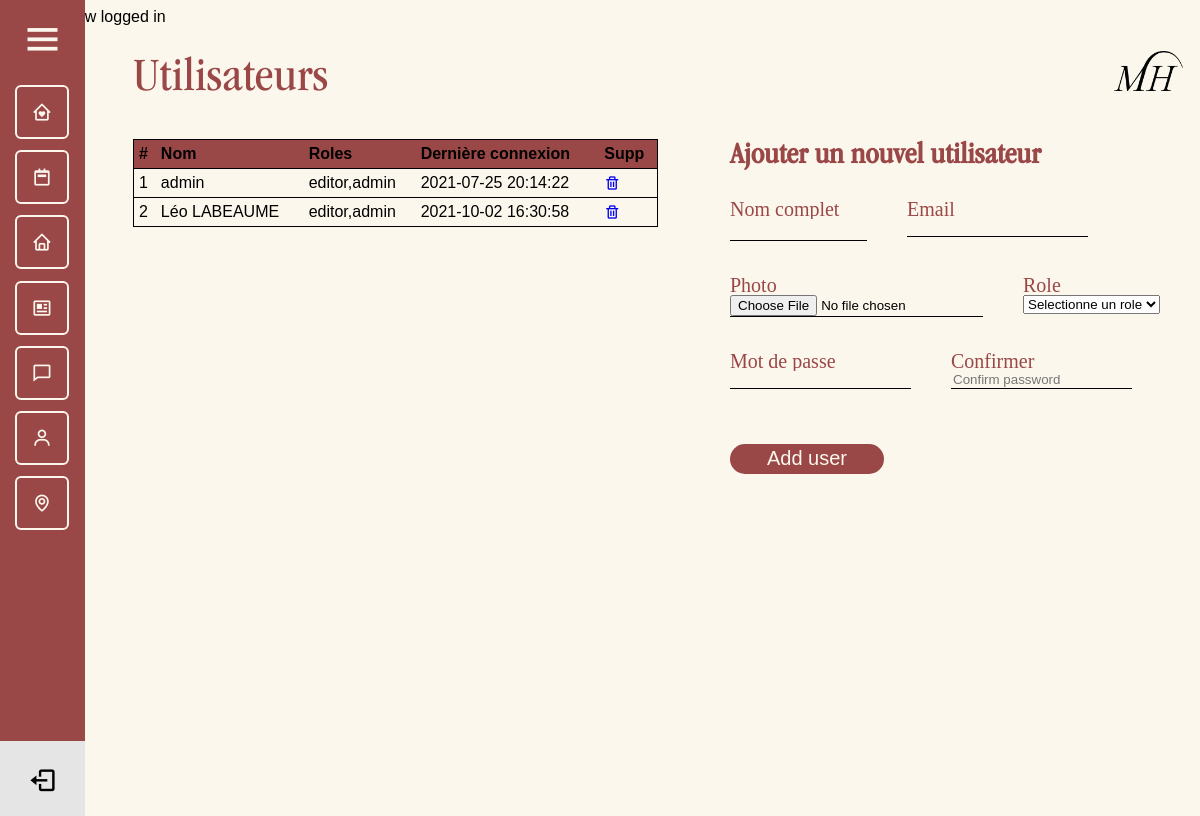
/admin/users.php (signed in), run on an earlier commit of the app's database.
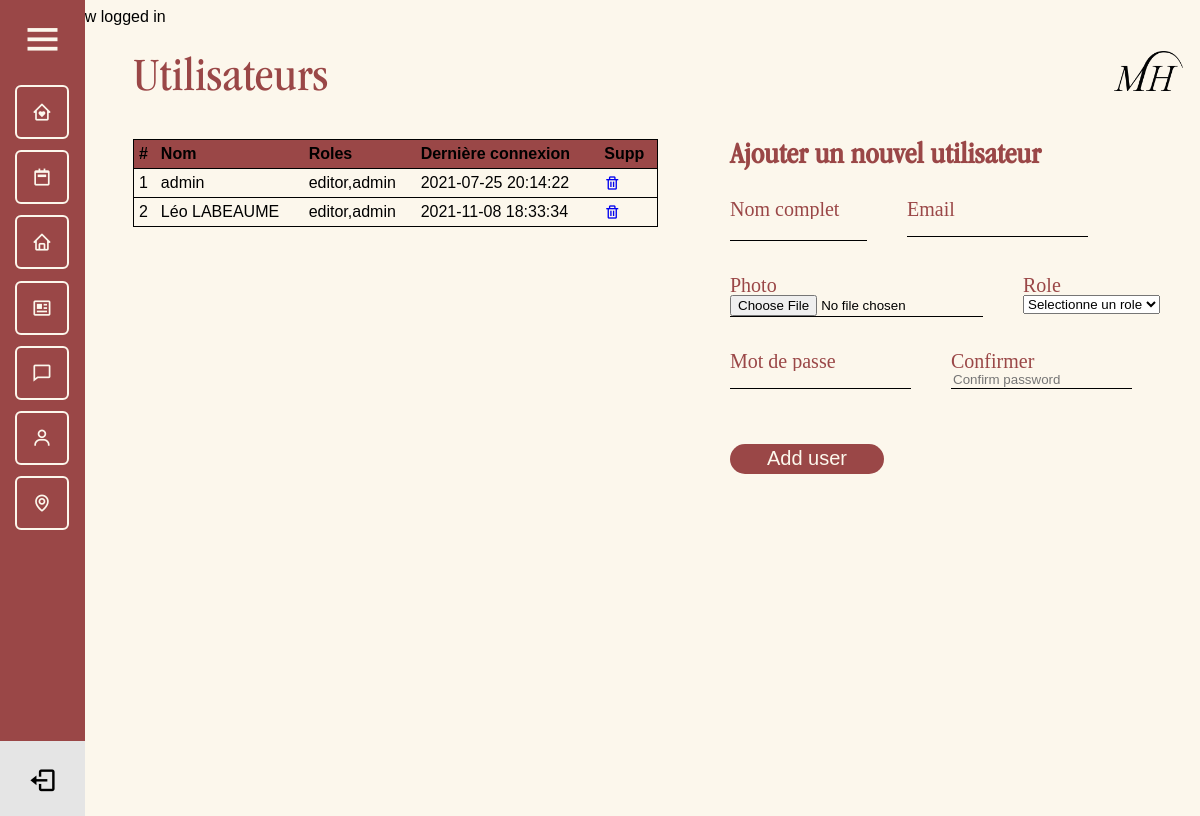
And on a later commit of the database.
### tables this page shows
CREATE TABLE IF NOT EXISTS `users` (
  `id` int(11) NOT NULL AUTO_INCREMENT,
  `full_name` varchar(255) NOT NULL,
  `email` varchar(255) NOT NULL,
  `password` varchar(80) NOT NULL,
  `join_date` datetime NOT NULL DEFAULT CURRENT_TIMESTAMP,
  `last_login` datetime NOT NULL,
  `permissions` varchar(255) NOT NULL,
  `photo` text NOT NULL,
  PRIMARY KEY (`id`)
);

### admin/users.php (the view, shortened to what this page needs)
<?php
require_once $_SERVER['DOCUMENT_ROOT'] . '/core/core.php';
include 'includes/header.php';
include 'includes/navigation.php';
$sql = "SELECT * FROM users";
$result = $db->query($sql);
$row_count = 1;
@$fullname = $_POST['fullname'];
@$email = $_POST['email'];
?>
<div class="admin_page">
    <div class="header_admin">
        <h1>Utilisateurs</h1>
        <img src="../assets/png/LOGO_02_PNG_NOIR.png" alt="Logo Muriel">
    </div>
    <div class="admin_page_users">
        <div class="table_users">
            <table>
                <thead>
                    <tr>
                        <th>#</th>
                        <th>Nom</th>
                        <th>Roles</th>
                        <th>Dernière connexion</th>
                        <th>Supp</th>
                    </tr>
                </thead>
                <tbody>
                    <?php while ($rows = $result->fetch(PDO::FETCH_ASSOC)) : ?>
                        <tr>
                            <td><?= $row_count++; ?></td>
                            <td><?= $rows['full_name']; ?></td>
                            <td><?= $rows['permissions']; ?></td>
                            <td><?= $rows['last_login']; ?></td>
                            <td>
                                <a href="users.php?delete=<?= $rows['id']; ?>"><i class='bx bx-trash'></i></a>
                            </td>
                        </tr>
                    <?php endwhile; ?>
                </tbody>
            </table>
        </div>
        <div class="form_users">
            <form action="users.php" method="POST" class="form" id="add_user" enctype='multipart/form-data' onsubmit="return validate();">
                <h2>Ajouter un nouvel utilisateur</h2>
                <div class="form-control form_users_top">
                    <div>
                        <label for="fullname">Nom complet</label>
                        <br>
                        <input type="text" value="<?= (isset($_GET['edit'])) ? '' . $edit['full_name'] . '' : '' . $fullname . ''; ?>" name="fullname" id="fullname" placeholder="">
                        <br>
                    </div>
                    <div>
                        <label for="email">Email</label>
                        <br>
                        <input type="email" value="<?= (isset($_GET['edit'])) ? '' . $edit['email'] . '' : '' . $email . ''; ?>" name="email" id="email" placeholder="">
                        <br>
                    </div>
                </div>
                <div class="form-control form_users_middle">
                    <div>
                        <label for="file">Photo</label>
                        <br>
                        <input type="file" name="file" id="file">
                        <br>
                    </div>
                    <div>
                        <label for="role">Role</label>
                        <br>
                        <select id="permission" name="role">
                            <option value="" selected>Selectionne un role</option>
                        </select>
                        <br>
                    </div>
                </div>
                <div class="form-control form_users_bottom">
                    <div>
                        <label for="password">Mot de passe</label>
                        <br>
                        <input type="password" name="password" id="password" placeholder="">
                        <br>
                    </div>
                    <div>
                        <label for="password2">Confirmer</label>
                        <br>
                        <input type="password" name="password2" id="password2" placeholder="Confirm password">
                        <br>
                    </div>
                </div>
                <div>
                    <input type="submit" name="<?= (isset($_GET['edit'])) ? 'edit' : 'add'; ?>" value="<?= (isset($_GET['edit'])) ? 'Edit user' : 'Add user'; ?>" class="submit_button">
                </div>
            </form>
        </div>
    </div>
</div>

What changed in the data, as far as the page shows it:
changed users "Léo LABEAUME": last_login "2021-10-02 16:30:58" → "2021-11-08 18:33:34"
